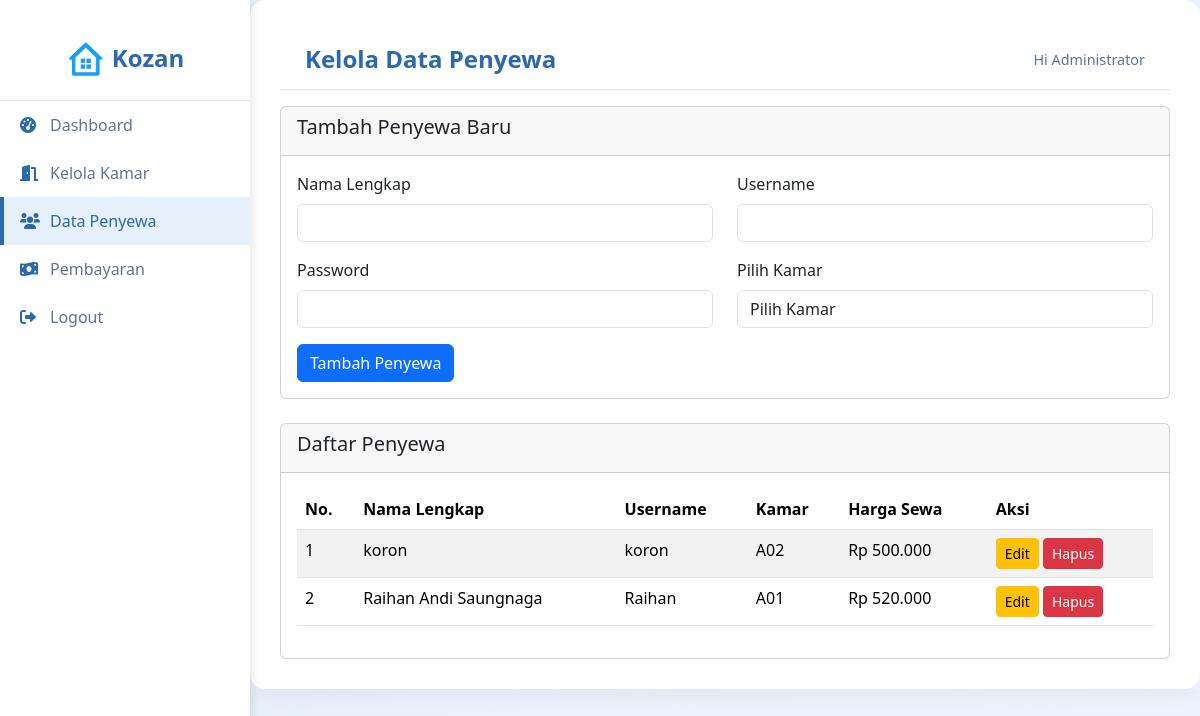
The app's page /admin/tenants.php (signed in), older data.
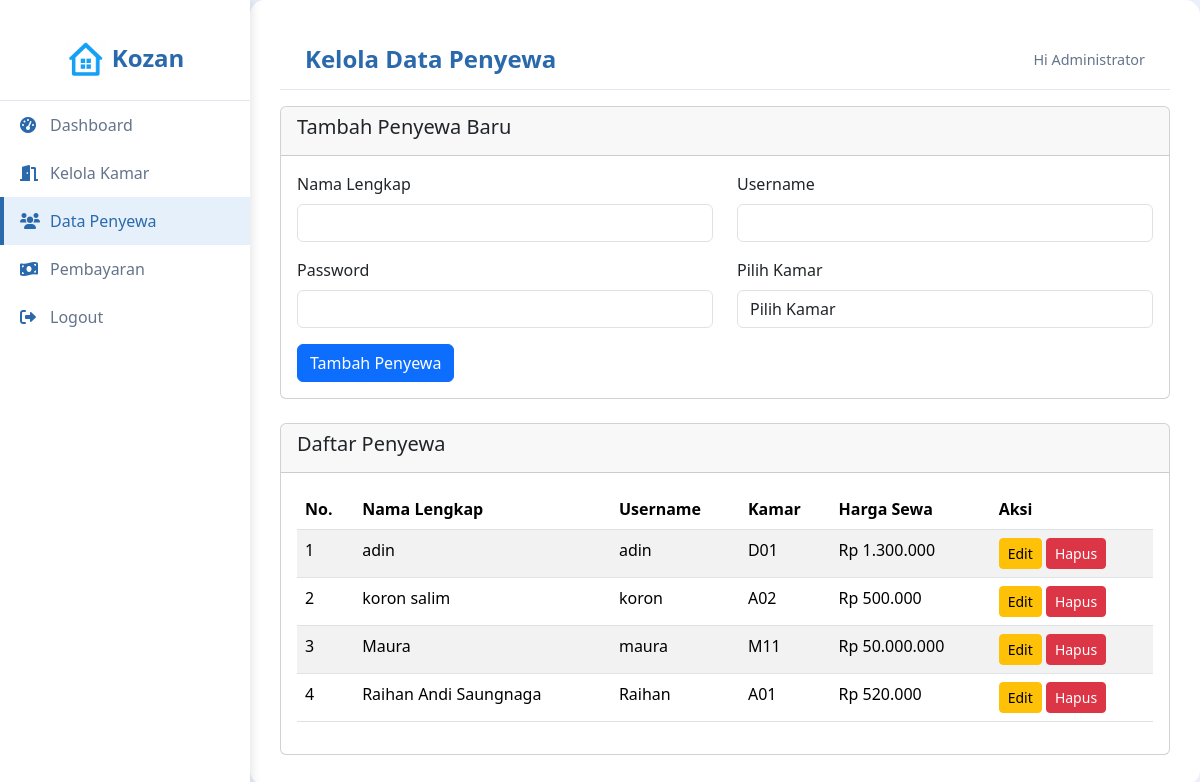
The same page, newer data.
### tables this page shows
CREATE TABLE `rooms` (
  `id` int NOT NULL,
  `room_number` varchar(10) NOT NULL,
  `room_type` varchar(50) NOT NULL,
  `price` decimal(10,2) NOT NULL,
  `status` enum('available','occupied') DEFAULT 'available',
  `description` text,
  `tenant_id` int DEFAULT NULL,
  `created_at` timestamp NULL DEFAULT CURRENT_TIMESTAMP
);

CREATE TABLE `users` (
  `id` int NOT NULL,
  `username` varchar(50) NOT NULL,
  `password` varchar(255) NOT NULL,
  `full_name` varchar(100) NOT NULL,
  `role` enum('admin','tenant') NOT NULL,
  `created_at` timestamp NULL DEFAULT CURRENT_TIMESTAMP
);

### admin/tenants.php (the view, shortened to what the changed rows need)
<?php
require_once '../config/database.php';
$query = "SELECT u.*, r.room_number, r.price, r.id as room_id
          FROM users u
          LEFT JOIN rooms r ON u.id = r.tenant_id
          WHERE u.role = 'tenant'
          ORDER BY u.full_name";
$tenants = $conn->query($query)->fetch_all(MYSQLI_ASSOC);
?>
<!DOCTYPE html>
<html lang="id">
<head>
    <link rel="stylesheet" href="../assets/css/d_admin.css">
    <link href="https://cdn.jsdelivr.net/npm/bootstrap@5.3.3/dist/css/bootstrap.min.css" rel="stylesheet">
    <link href="https://cdnjs.cloudflare.com/ajax/libs/font-awesome/6.0.0-beta3/css/all.min.css" rel="stylesheet">
</head>
<body>
    <div class="content">
        <div class="header d-flex justify-content-between align-items-center">
            <h2>Kelola Data Penyewa</h2>
        </div>
        <div class="mt-3">
        <div class="card">
            <div class="card-body">
                <div class="table-responsive">
                    <table class="table table-striped">
                        <thead>
                            <tr>
                                <th>No.</th>
                                <th>Nama Lengkap</th>
                                <th>Username</th>
                                <th>Kamar</th>
                                <th>Harga Sewa</th>
                                <th>Aksi</th>
                            </tr>
                        </thead>
                        <tbody>
                            <?php $no = 1; foreach ($tenants as $tenant): ?>
                            <tr>
                                <td><?= $no++ ?></td>
                                <td><?= htmlspecialchars($tenant['full_name']) ?></td>
                                <td><?= htmlspecialchars($tenant['username']) ?></td>
                                <td><?= $tenant['room_number'] ? $tenant['room_number'] : '<span class="text-muted">Belum ada kamar</span>' ?></td>
                                <td><?= $tenant['price'] ? 'Rp ' . number_format($tenant['price'], 0, ',', '.') : '-' ?></td>
                                <td>
                                    <button class="btn btn-sm btn-warning" data-bs-toggle="modal" data-bs-target="#editModal<?= $tenant['id'] ?>">Edit</button>
                                    <a href="tenants.php?delete_tenant=<?= $tenant['id'] ?>"
                                       class="btn btn-sm btn-danger"
                                       onclick="return confirm('Yakin ingin menghapus penyewa ini? Semua data pembayaran akan ikut terhapus.')">Hapus</a>
                                </td>
                            </tr>
                            <?php endforeach; ?>
                        </tbody>
                    </table>
                </div>
            </div>
        </div>
    </div>
    </div>
</body>
</html>

Row changes from the older to the newer data that the page shows:
now on this page (row edited): rooms: tenant.full_name "adin", tenant.username "adin", room_number "D01", price "1.300.000"
changed through a linked row, rooms "koron": tenant.full_name "koron" → "koron salim"
added rooms: tenant.full_name "Maura", tenant.username "maura", room_number "M11", price "50.000.000"
